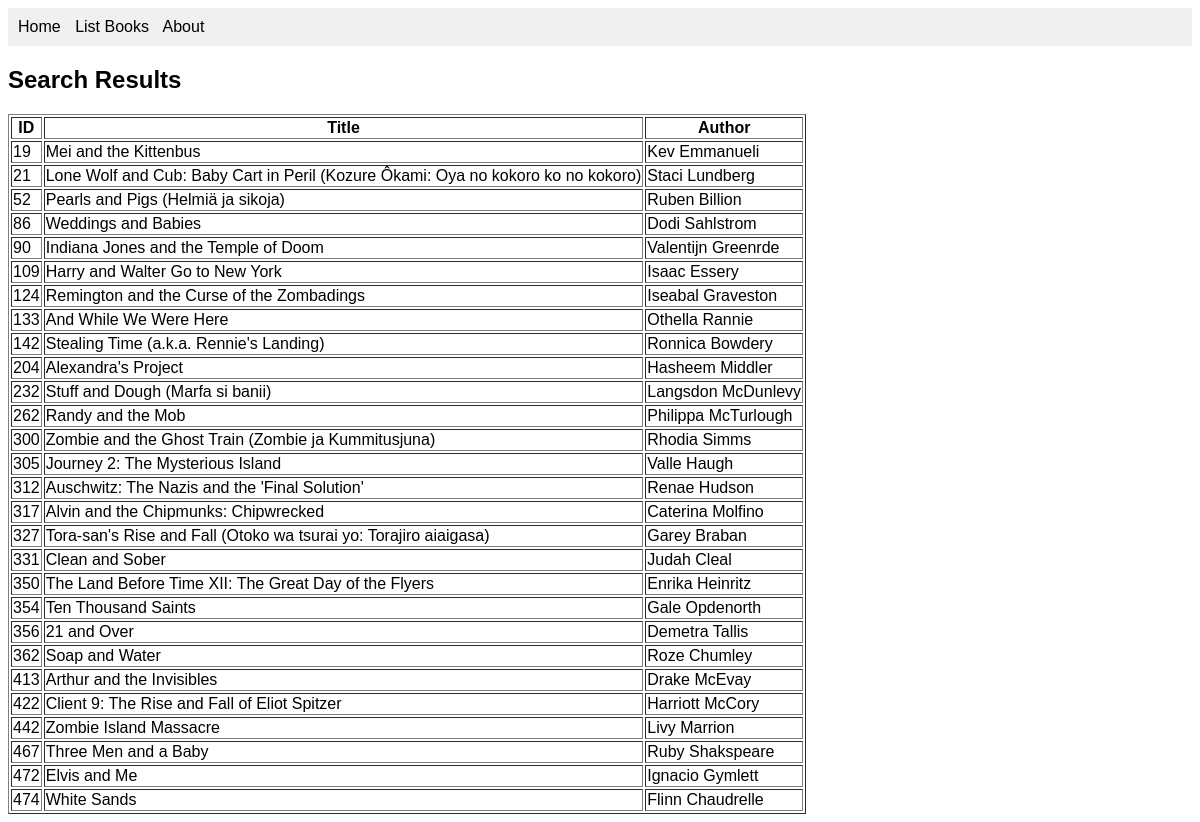
The page /books/simple/query on the database its author committed.
### apps/bookmodule/models.py (models this page shows)
class Book(models.Model):
    title = models.CharField(max_length = 50)
    author = models.CharField(max_length = 50)
    price = models.FloatField(default = 0.0)
    edition = models.SmallIntegerField(default = 1)

### apps/bookmodule/views.py (the view)
# urls.py: path('simple/query', views.simple_query),
def simple_query(request):
    mybooks=Book.objects.filter(title__icontains='and') # <- multiple objects
    return render(request, 'bookmodule/bookList.html', {'books':mybooks})

### apps/templates/bookmodule/booklist.html (shortened to what this page needs)
{% extends "bookmodule/layouts/base.html" %}
{% block content %}
<h2>Search Results</h2>
<table border="1">
<tr>
    <th>ID</th>
    <th>Title</th>
    <th>Author</th>
</tr>
{% for book in books %}
<tr>
    <td>{{ book.id }}</td>
    <td>{{ book.title }}</td>
    <td>{{ book.author }}</td>
</tr>
{% empty %}
<tr>
    <td colspan="3">
        No books found.
    </td>
</tr>
{% endfor %}
</table>
{% endblock content %}

### apps/templates/bookmodule/layouts/base.html (shortened to what this page needs)
<!DOCTYPE html>
<html>
{% load static %}
<head>
<link rel="stylesheet" href="{% static 'styles.css' %}">
<link rel="stylesheet" href="https://cdnjs.cloudflare.com/ajax/libs/font-
awesome/4.7.0/css/font-awesome.min.css">
</head>
<body>
{% include "bookmodule/includes/header.html" %}
{% block content %} {% endblock content %}
</body>
</html>

### apps/templates/bookmodule/includes/header.html
{% with request.resolver_match.url_name as url_name %}
<div class="topnav">
    <a class="{% if url_name == 'books.index' %}active{% endif %}" href="{% url "books.index" %}">Home</a>
    <a class="{% if url_name == 'books.list_books' %}active{% endif %}" href="{% url "books.list_books" %}">List Books</a>
    <a class="{% if url_name == 'books.aboutus' %}active{% endif %}" href="{% url "books.aboutus" %}">About</a>
</div>
{% endwith %}

### apps/static/styles.css (style rules this page uses)
body { font-family: Arial, sans-serif; }
.topnav { background-color: #f0f0f0; padding: 10px; }
.topnav a { margin-right: 10px; text-decoration: none; color: black; }

### rows shown on the page
Book: id "19", title "Mei and the Kittenbus", author "Kev Emmanueli"
Book: id "21", title "Lone Wolf and Cub: Baby Cart in Peril (Kozure Ôkami: Oya no kokoro ko no kokoro)", author "Staci Lundberg"
Book: id "52", title "Pearls and Pigs (Helmiä ja sikoja)", author "Ruben Billion"
Book: id "86", title "Weddings and Babies", author "Dodi Sahlstrom"
Book: id "90", title "Indiana Jones and the Temple of Doom", author "Valentijn Greenrde"
Book: id "109", title "Harry and Walter Go to New York", author "Isaac Essery"
Book: id "124", title "Remington and the Curse of the Zombadings", author "Iseabal Graveston"
Book: id "133", title "And While We Were Here", author "Othella Rannie"
Book: id "142", title "Stealing Time (a.k.a. Rennie's Landing)", author "Ronnica Bowdery"
Book: id "204", title "Alexandra's Project", author "Hasheem Middler"
Book: id "232", title "Stuff and Dough (Marfa si banii)", author "Langsdon McDunlevy"
Book: id "262", title "Randy and the Mob", author "Philippa McTurlough"
Book: id "300", title "Zombie and the Ghost Train (Zombie ja Kummitusjuna)", author "Rhodia Simms"
Book: id "305", title "Journey 2: The Mysterious Island", author "Valle Haugh"
Book: id "312", title "Auschwitz: The Nazis and the 'Final Solution'", author "Renae Hudson"
Book: id "317", title "Alvin and the Chipmunks: Chipwrecked", author "Caterina Molfino"
Book: id "327", title "Tora-san's Rise and Fall (Otoko wa tsurai yo: Torajiro aiaigasa)", author "Garey Braban"
Book: id "331", title "Clean and Sober", author "Judah Cleal"
Book: id "350", title "The Land Before Time XII: The Great Day of the Flyers", author "Enrika Heinritz"
Book: id "354", title "Ten Thousand Saints", author "Gale Opdenorth"
Book: id "356", title "21 and Over", author "Demetra Tallis"
Book: id "362", title "Soap and Water", author "Roze Chumley"
Book: id "413", title "Arthur and the Invisibles", author "Drake McEvay"
Book: id "422", title "Client 9: The Rise and Fall of Eliot Spitzer", author "Harriott McCory"
Book: id "442", title "Zombie Island Massacre", author "Livy Marrion"
Book: id "467", title "Three Men and a Baby", author "Ruby Shakspeare"
Book: id "472", title "Elvis and Me", author "Ignacio Gymlett"
Book: id "474", title "White Sands", author "Flinn Chaudrelle"
